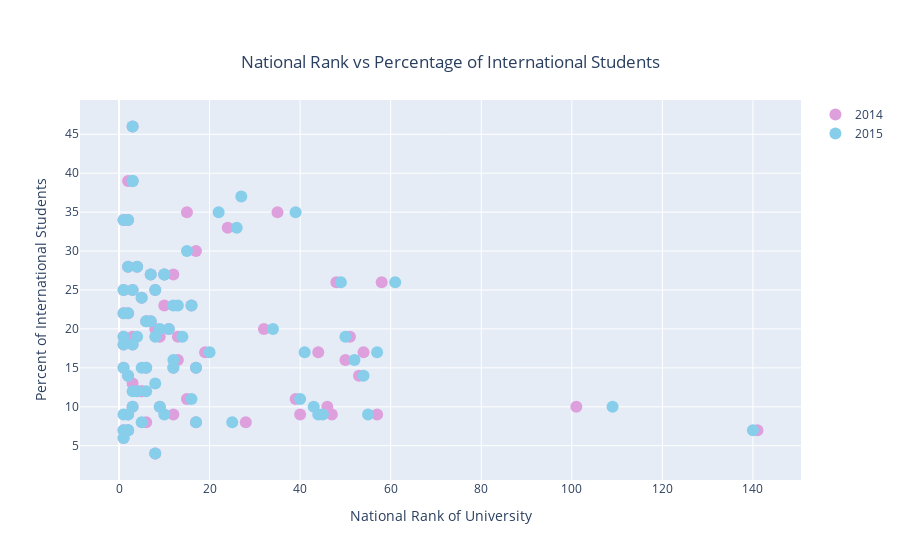
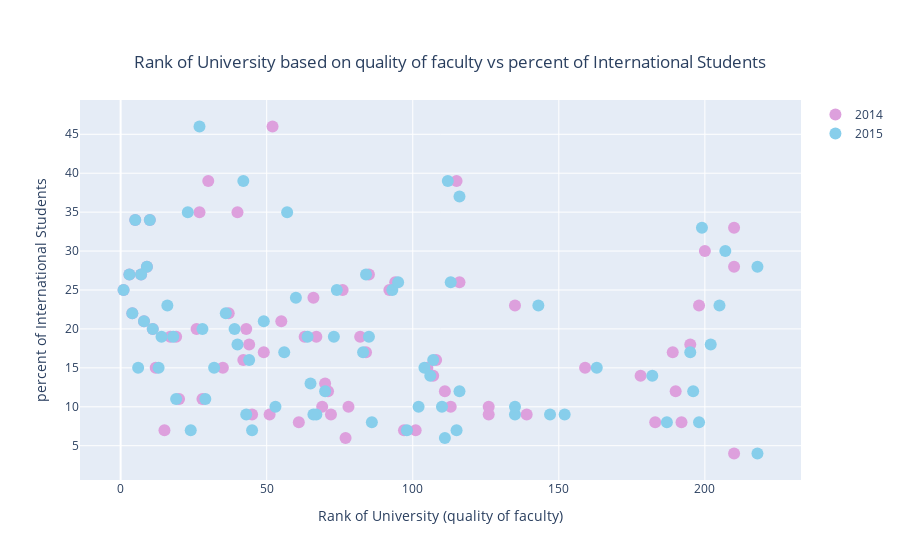
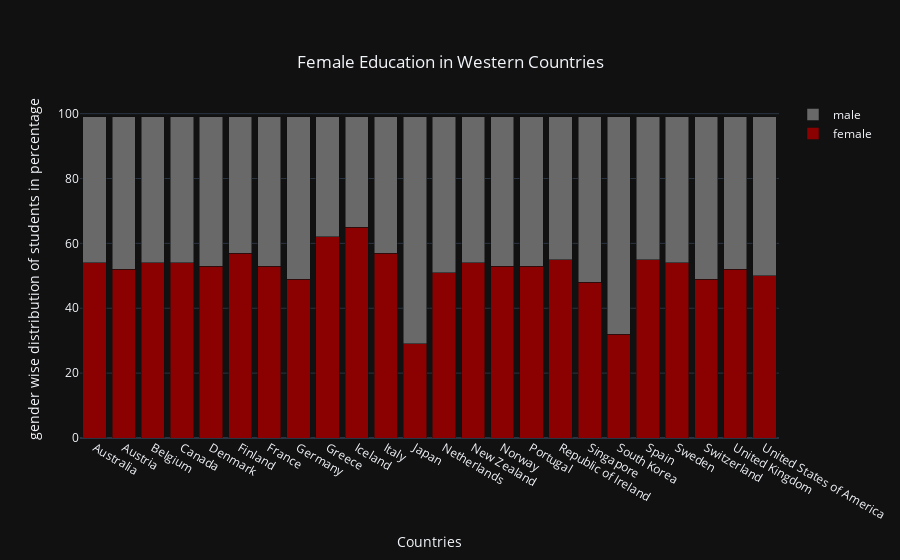
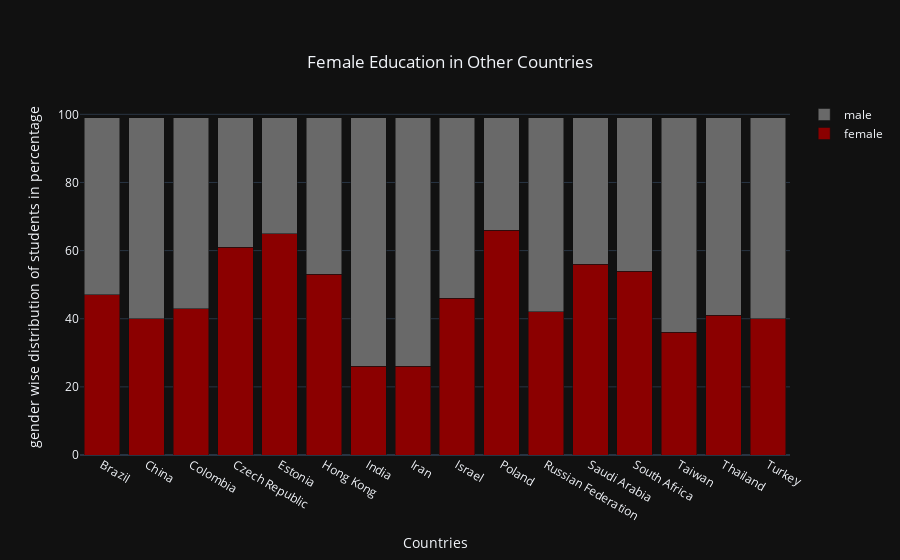

Notebook source saved alongside these figures, in order:
### Code cell
if __name__ == "__main__":
    
    dataset1 = pd.read_csv('cwurData.csv')
    dataset2 = pd.read_csv('shanghaiData.csv')
    dataset3 = pd.read_csv('timesData.csv')
    
    dataset1, dataset2, dataset3, TestDataset1, TestDataset2 = cleaningData(dataset1, dataset2, dataset3)
    mergedData, mergedData1, mergedData2 = mergingData(dataset1, dataset2, dataset3)
    
    sampledData1 = mergedData1[(mergedData1['award']!=0)]
    sampledData2 = mergedData2[(mergedData2['award']!=0)]
    
    sampledData3 = mergedData1[(mergedData1['num_int_students']!=0)]
    sampledData4 = mergedData2[(mergedData2['num_int_students']!=0)]
    
    plot_Hypothesis1(sampledData1, sampledData2)
    plot_Hypothesis2(sampledData3, sampledData4)
    plot_Hypothesis3(TestDataset1, TestDataset2)

### Figure 1 — Plotly figure (JSON) as saved in the notebook; plotly's stock layout.template omitted (floating-point values rounded to 4 significant figures)
{"data": [{"marker": {"color": "plum", "size": 12}, "mode": "markers", "name": "2014", "type": "scatter", "x": [1, 2, 1, 2, 4, 6, 7, 8, 9, 10, 11, 12, 2, 13, 15, 17, 19, 3, 1, 28, 32, 35, 39, 3, 40, 44, 46, 1, 2, 47, 48, 1, 50, 51, 53, 3, 1, 3, 54, 57, 58, 1, 1, 3, 2, 8, 4, 5, 9, 2, 6, 10, 12, 5, 5, 7, 6, 12, 15, 3, 16, 17, 17, 101, 13, 24, 8, 2, 3, 141], "y": ["25%", "22%", "34%", "34%", "28%", "21%", "27%", "20%", "19%", "27%", "20%", "15%", "7%", "19%", "11%", "15%", "17%", "46%", "15%", "8%", "20%", "35%", "11%", "25%", "9%", "17%", "10%", "22%", "39%", "9%", "26%", "19%", "16%", "19%", "14%", "19%", "7%", "13%", "17%", "9%", "26%", "6%", "18%", "10%", "14%", "25%", "12%", "12%", "10%", "9%", "15%", "23%", "27%", "24%", "12%", "21%", "8%", "9%", "35%", "18%", "23%", "30%", "8%", "10%", "16%", "33%", "4%", "28%", "39%", "7%"]}, {"marker": {"color": "skyblue", "size": 12}, "mode": "markers", "name": "2015", "type": "scatter", "x": [1, 2, 1, 2, 4, 5, 6, 7, 8, 9, 10, 11, 12, 13, 2, 14, 16, 17, 3, 20, 1, 25, 34, 39, 3, 40, 41, 43, 44, 1, 45, 1, 49, 50, 2, 52, 3, 54, 4, 55, 1, 57, 3, 4, 1, 1, 2, 61, 2, 8, 3, 9, 10, 6, 12, 8, 5, 5, 3, 10, 7, 15, 16, 17, 6, 22, 1, 12, 2, 109, 26, 27, 8, 3, 140], "y": ["25%", "22%", "34%", "34%", "28%", "15%", "21%", "27%", "19%", "20%", "27%", "20%", "15%", "23%", "7%", "19%", "11%", "15%", "46%", "17%", "15%", "8%", "20%", "35%", "25%", "11%", "17%", "10%", "9%", "22%", "9%", "19%", "26%", "19%", "7%", "16%", "39%", "14%", "19%", "9%", "18%", "17%", "10%", "12%", "6%", "7%", "9%", "26%", "14%", "25%", "12%", "10%", "27%", "15%", "23%", "13%", "24%", "8%", "18%", "9%", "21%", "30%", "23%", "8%", "12%", "35%", "9%", "16%", "28%", "10%", "33%", "37%", "4%", "39%", "7%"]}], "layout": {"title": {"text": "National Rank vs Percentage of International Students", "x": 0.5, "xanchor": "center", "y": 0.9, "yanchor": "top"}, "xaxis": {"title": {"text": "National Rank of University"}}, "yaxis": {"title": {"text": "Percent of International Students"}}}}

### Figure 2 — Plotly figure (JSON) as saved in the notebook; plotly's stock layout.template omitted (floating-point values rounded to 4 significant figures)
{"data": [{"marker": {"color": "plum", "size": 12}, "mode": "markers", "name": "2014", "type": "scatter", "x": [1, 4, 5, 10, 9, 8, 3, 11, 19, 7, 26, 12, 15, 17, 20, 105, 49, 52, 35, 61, 43, 27, 28, 92, 45, 84, 113, 37, 30, 51, 116, 63, 42, 67, 178, 82, 101, 70, 189, 72, 94, 77, 44, 78, 107, 76, 111, 190, 69, 139, 159, 198, 85, 66, 71, 55, 183, 126, 40, 195, 135, 200, 192, 126, 108, 210, 210, 210, 115, 97], "y": ["25%", "22%", "34%", "34%", "28%", "21%", "27%", "20%", "19%", "27%", "20%", "15%", "7%", "19%", "11%", "15%", "17%", "46%", "15%", "8%", "20%", "35%", "11%", "25%", "9%", "17%", "10%", "22%", "39%", "9%", "26%", "19%", "16%", "19%", "14%", "19%", "7%", "13%", "17%", "9%", "26%", "6%", "18%", "10%", "14%", "25%", "12%", "12%", "10%", "9%", "15%", "23%", "27%", "24%", "12%", "21%", "8%", "9%", "35%", "18%", "23%", "30%", "8%", "10%", "16%", "33%", "4%", "28%", "39%", "7%"]}, {"marker": {"color": "skyblue", "size": 12}, "mode": "markers", "name": "2015", "type": "scatter", "x": [1, 4, 5, 10, 9, 6, 8, 3, 14, 11, 7, 28, 13, 16, 24, 18, 19, 104, 27, 56, 32, 86, 39, 23, 93, 29, 83, 110, 67, 36, 43, 64, 113, 73, 115, 44, 42, 182, 85, 66, 40, 195, 102, 196, 111, 45, 147, 95, 106, 74, 70, 53, 84, 163, 205, 65, 60, 187, 202, 135, 49, 207, 143, 198, 116, 57, 152, 107, 218, 135, 199, 116, 218, 112, 98], "y": ["25%", "22%", "34%", "34%", "28%", "15%", "21%", "27%", "19%", "20%", "27%", "20%", "15%", "23%", "7%", "19%", "11%", "15%", "46%", "17%", "15%", "8%", "20%", "35%", "25%", "11%", "17%", "10%", "9%", "22%", "9%", "19%", "26%", "19%", "7%", "16%", "39%", "14%", "19%", "9%", "18%", "17%", "10%", "12%", "6%", "7%", "9%", "26%", "14%", "25%", "12%", "10%", "27%", "15%", "23%", "13%", "24%", "8%", "18%", "9%", "21%", "30%", "23%", "8%", "12%", "35%", "9%", "16%", "28%", "10%", "33%", "37%", "4%", "39%", "7%"]}], "layout": {"title": {"text": "Rank of University based on quality of faculty vs percent of International Students", "x": 0.5, "xanchor": "center", "y": 0.9, "yanchor": "top"}, "xaxis": {"title": {"text": "Rank of University (quality of faculty)"}}, "yaxis": {"title": {"text": "percent of International Students"}}}}

### Figure 3 — Plotly figure (JSON) as saved in the notebook; plotly's stock layout.template omitted (floating-point values rounded to 4 significant figures)
{"data": [{"marker": {"color": "darkred"}, "name": "female", "type": "bar", "x": ["Australia", "Austria", "Belgium", "Canada", "Denmark", "Finland", "France", "Germany", "Greece", "Iceland", "Italy", "Japan", "Netherlands", "New Zealand", "Norway", "Portugal", "Republic of Ireland", "Singapore", "South Korea", "Spain", "Sweden", "Switzerland", "United Kingdom", "United States of America"], "y": [54, 52, 54, 54, 53, 57, 53, 49, 62, 65, 57, 29, 51, 54, 53, 53, 55, 48, 32, 55, 54, 49, 52, 50]}, {"marker": {"color": "dimgray"}, "name": "male", "type": "bar", "x": ["Australia", "Austria", "Belgium", "Canada", "Denmark", "Finland", "France", "Germany", "Greece", "Iceland", "Italy", "Japan", "Netherlands", "New Zealand", "Norway", "Portugal", "Republic of Ireland", "Singapore", "South Korea", "Spain", "Sweden", "Switzerland", "United Kingdom", "United States of America"], "y": [45, 47, 45, 45, 46, 42, 46, 50, 37, 34, 42, 70, 48, 45, 46, 46, 44, 51, 67, 44, 45, 50, 47, 49]}], "layout": {"barmode": "stack", "title": {"text": "Female Education in Western Countries", "x": 0.5, "xanchor": "center", "y": 0.9, "yanchor": "top"}, "xaxis": {"title": {"text": "Countries"}}, "yaxis": {"title": {"text": "gender wise distribution of students in percentage"}}}}

### Figure 4 — Plotly figure (JSON) as saved in the notebook; plotly's stock layout.template omitted (floating-point values rounded to 4 significant figures)
{"data": [{"marker": {"color": "darkred"}, "name": "female", "type": "bar", "x": ["Brazil", "China", "Colombia", "Czech Republic", "Estonia", "Hong Kong", "India", "Iran", "Israel", "Poland", "Russian Federation", "Saudi Arabia", "South Africa", "Taiwan", "Thailand", "Turkey"], "y": [47, 40, 43, 61, 65, 53, 26, 26, 46, 66, 42, 56, 54, 36, 41, 40]}, {"marker": {"color": "dimgray"}, "name": "male", "type": "bar", "x": ["Brazil", "China", "Colombia", "Czech Republic", "Estonia", "Hong Kong", "India", "Iran", "Israel", "Poland", "Russian Federation", "Saudi Arabia", "South Africa", "Taiwan", "Thailand", "Turkey"], "y": [52, 59, 56, 38, 34, 46, 73, 73, 53, 33, 57, 43, 45, 63, 58, 59]}], "layout": {"barmode": "stack", "title": {"text": "Female Education in Other Countries", "x": 0.5, "xanchor": "center", "y": 0.9, "yanchor": "top"}, "xaxis": {"title": {"text": "Countries"}}, "yaxis": {"title": {"text": "gender wise distribution of students in percentage"}}}}
